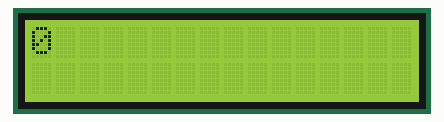
Simulated run of this sketch. Board: ESP8266 (NodeMCU). Parts: 16×2 character LCD.

Above: at 0.1 s.
At 4.1 s:
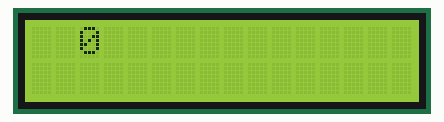
At 9.2 s:
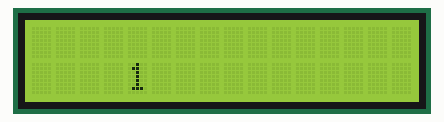
At 19.2 s:
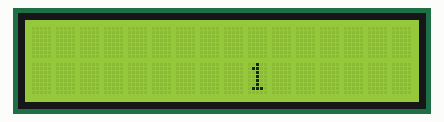
At 28.3 s:
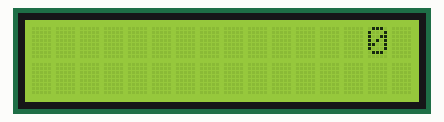
At 38.3 s:
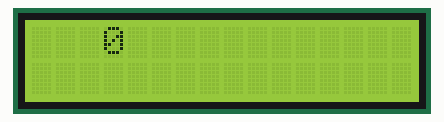

Measured:
- what the display in image 1 shows lasts 1.0 s, from 4.1 s to 5.1 s

The sketch:

lcd_simple.ino
```cpp
#include <LiquidCrystal_I2C.h>
#include <Wire.h>

LiquidCrystal_I2C lcd(0x27, 16, 2);

int fila = 0; // Indica fila a usar
int pos = 0; // Posicion dentro de la fila

void setup() {
  Wire.begin(5, 4); // Pines del nodeMCU a usar
  lcd.setBacklight(HIGH);
  lcd.begin(16,2);
  lcd.home();
  lcd.setCursor(pos, fila); // Posicion inicial del cursor
  lcd.print(""); // Mensaje inicial
}

void loop() {
  lcd.clear(); // Limpia LCD
  if (fila==0) { // Si fila 0
    lcd.setCursor(pos,0); // posiciona cursor
    lcd.print("0"); // muestra un 0
    fila = 1; // Cambio a fila 1
  } else {
    lcd.setCursor(pos,1); // posiciona cursor
    lcd.print("1"); // muestra un 1
    fila = 0; // Cambio a fila 1
    pos = (pos+1) % 16; // Incrementa y si es 16 pasa a 0
  }
  delay(1000); // Retardo para visualizar
}
```
